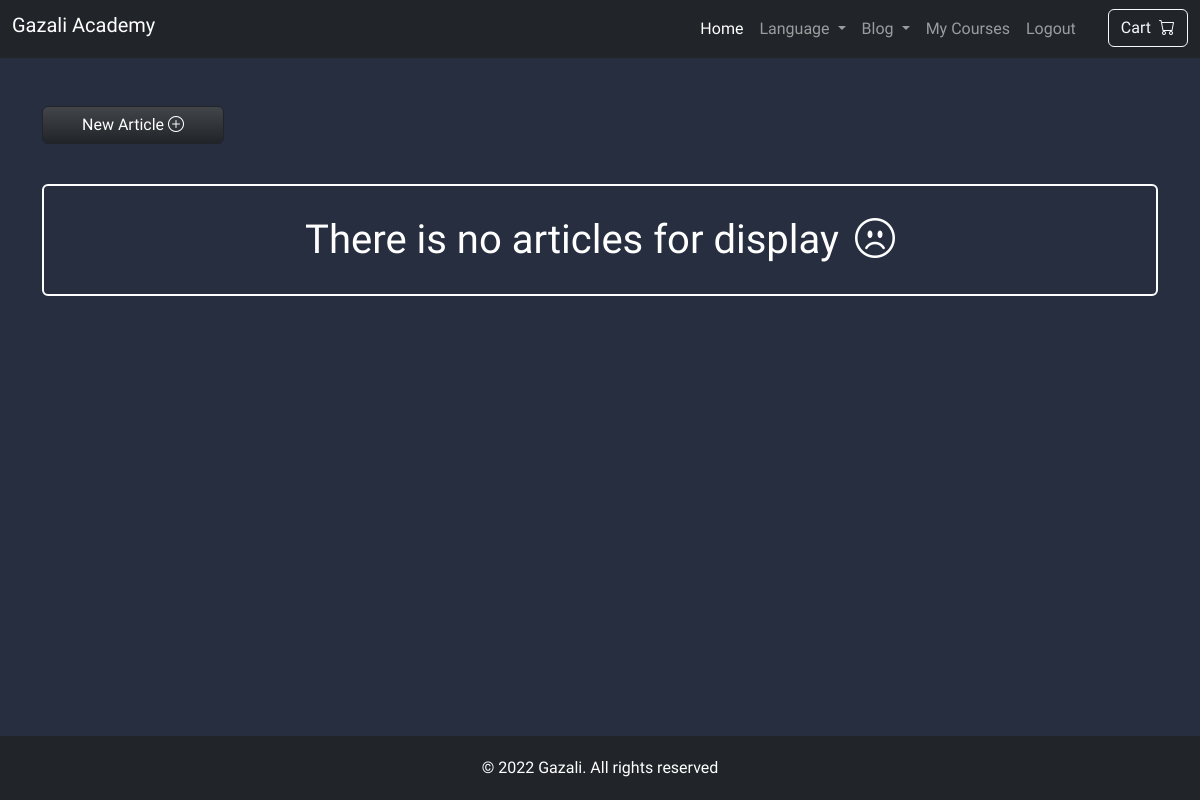
The app's page /blog/personal (signed in), older data.
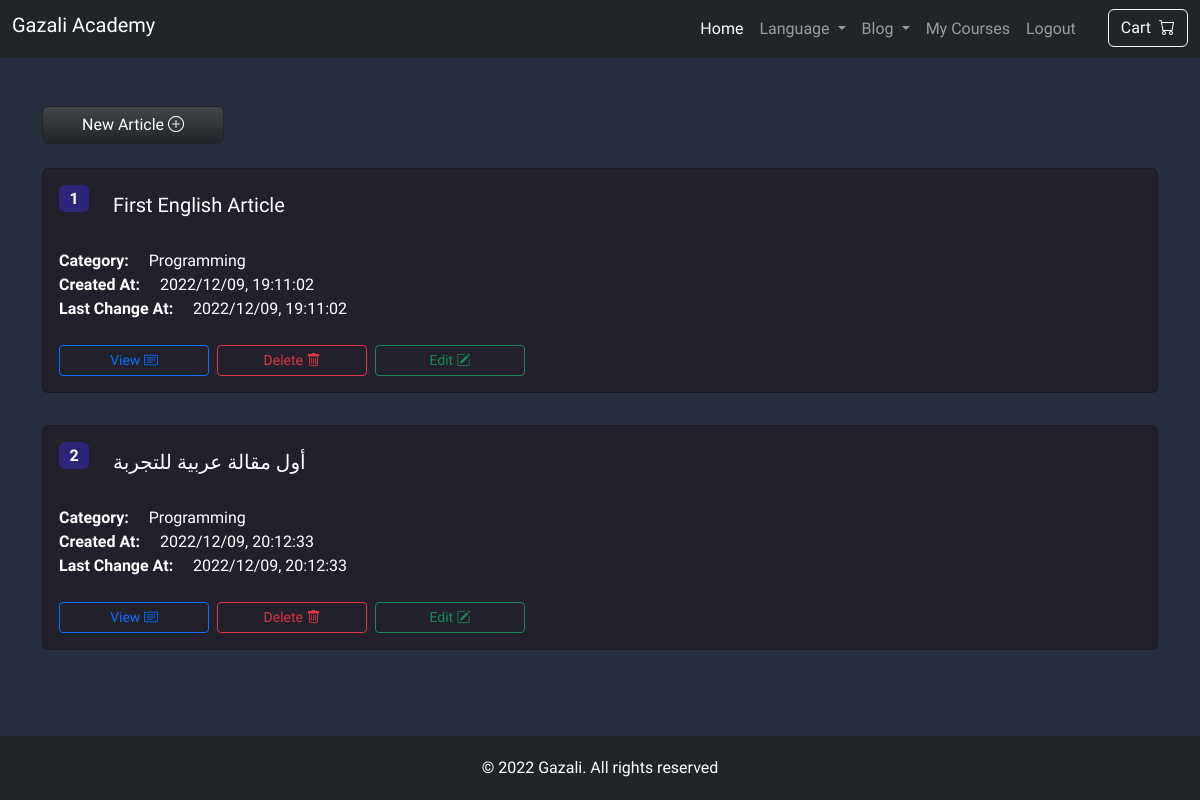
The same page, newer data.
### blog/models.py (models this page shows, shortened)
class Article(models.Model):
    title = models.CharField(verbose_name=_('title'), max_length=255, unique=True)
    body = RichTextField()
    is_arabic = models.BooleanField(default=True, verbose_name=_('is arabic'))
    created_at = models.DateTimeField(auto_now_add=True, verbose_name=_('created at'))
    updated_at = models.DateTimeField(auto_now=True, verbose_name=_('updated at'))
    author = models.ForeignKey(AUTH_USER_MODEL, null=True, on_delete=models.SET_NULL, verbose_name=_('author'))
    category = models.ForeignKey(Category, on_delete=models.PROTECT, verbose_name=_('category'))
    class META:
        verbose_name = _('article')
        verbose_name_plural = _('articles')

class Category(models.Model):
    name = models.CharField(max_length=255, verbose_name=_('name'))
    def __str__(self):
        return self.name
    class META:
        verbose_name = _('category')
        verbose_name_plural = _('categories')

### blog/views.py (the view)
@login_required
def list_person_articles(request: HttpRequest):
    articles = Article.objects.filter(author=request.user)
    return render(request, 'personal_blog.html', {'articles': articles})

### blog/templates/personal_blog.html (shortened to what this page needs)
{% extends 'base.html' %}
{% load i18n %}
{% block content %}
    <div class="container my-5 d-flex flex-column gap-3">
        <div class="row container">
            <a href="{% url 'blog_create' %}" class="btn btn-dark bg-gradient col-md-2">{% trans "New Article" %} <i class="bi bi-plus-circle"></i></a>
        </div>
        {% for article in articles %}
            <div class="card text-white my-2" style="background-color: var(--cards-color)">
                <div class="card-body">
                    <div class="card-title mb-3 d-flex gap-3 align-items-start">
                        <div class="badge fs-6 fc" style="background-color: var(--cards-color-2);">
                            {{ forloop.counter }}
                        </div>
                        <h5 class="rounded p-2">
                            {{ article.title }}
                        </h5>
                    </div>
                    <div>
                        <span class="fw-bold">{% trans "Category" %}: &nbsp;&nbsp;&nbsp; </span> {{ article.category }}
                    </div>
                    <div>
                        <span class="fw-bold">{% trans "Created At" %}: &nbsp;&nbsp;&nbsp; </span> {{ article.created_at|date:"Y/m/d, H:i:s" }}
                    </div>
                    <div class="mb-4">
                        <span class="fw-bold">{% trans "Last Change At" %}: &nbsp;&nbsp;&nbsp; </span> {{ article.updated_at|date:"Y/m/d, H:i:s" }}
                    </div>
                    <div class="row container gap-2">
                        <a href={% url 'blog_detail' article.id %} class="btn btn-outline-primary btn-sm" style="width: 150px">{% trans "View" %} <i class="bi bi-card-text"></i></a>
                        <a href={% url 'blog_delete' article.id %} class="btn btn-outline-danger btn-sm" style="width: 150px">{% trans "Delete" %} <i class="bi bi-trash"></i></a>
                        <a href={% url 'blog_update' article.id %} class="btn btn-outline-success btn-sm" style="width: 150px">{% trans "Edit" %} <i class="bi bi-pencil-square"></i></a>
                    </div>
                </div>
            </div>
        {% empty %}
            <div class="fc fs-1 gap-3 mt-4 p-4 flex-wrap text-center text-white rounded" style="border: 2px solid white">
                {% trans "There is no articles for display" %} <i class="bi bi-emoji-frown"></i>
            </div>
        {% endfor %}
    </div>
{% endblock content %}

Row changes from the older to the newer data that the page shows:
added Article: title "First English Article", category "Programming", created_at "2022/12/09, 19:11:02", updated_at "2022/12/09, 19:11:02"
added Article: title "أول مقالة عربية للتجربة", category "Programming", created_at "2022/12/09, 20:12:33", updated_at "2022/12/09, 20:12:33"
Text that changed along with them:
text no longer shown: "There is no articles for display"
